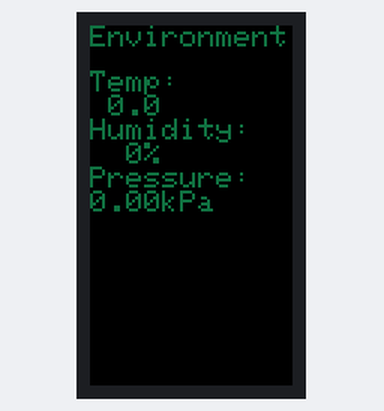
This program was run on a simulated ESP32. On the bench: 135×240 colour display. Not simulated (calls return 0 or success): M5_ENV.h.

Above: at 0.2 s.

The program:

main.cpp
```cpp
// (licence header left out)
#include <Arduino.h>
#include <M5StickCPlus.h>
#include "M5_ENV.h"

SHT3X sht30(0x44, 1);
QMP6988 qmp6988;

float tmp      = 0.0;
float hum      = 0.0;
float pressure = 0.0;

void setup() {
    M5.begin();             // Init M5StickCPlus.  初始化M5StickCPlus
    M5.Lcd.setRotation(0);  // Rotate the screen.  旋转屏幕
    Wire.begin(0, 26);

    qmp6988.init();
    M5.lcd.setTextSize(2);
    M5.lcd.setTextColor(5000);
    M5.lcd.println(F("Environment"));
}

void loop() {
    pressure = qmp6988.calcPressure() / 1000;
    if (sht30.get() == 0) {  // Obtain the data of shT30.  获取sht30的数据
        tmp = sht30.cTemp;   // Store the temperature obtained from shT30.
                             // 将sht30获取到的温度存储
        hum = sht30.humidity;  // Store the humidity obtained from the
                               // SHT30. 将sht30获取到的湿度存储
    } else {
        tmp = 0, hum = 0;
    }
    M5.lcd.fillRect(0, 20, 100, 60,
                    BLACK);  // Fill the screen with black (to clear the
                             // screen).  将屏幕填充黑色(用来清屏)
    M5.lcd.setCursor(0, 30);
    M5.Lcd.printf("Temp:\r\n %2.1f  \r\nHumidity:\r\n %2.0f%%  \r\nPressure:\r\n%2.2fkPa\r\n",
                  tmp, hum, pressure);
    delay(2000);
}
```
